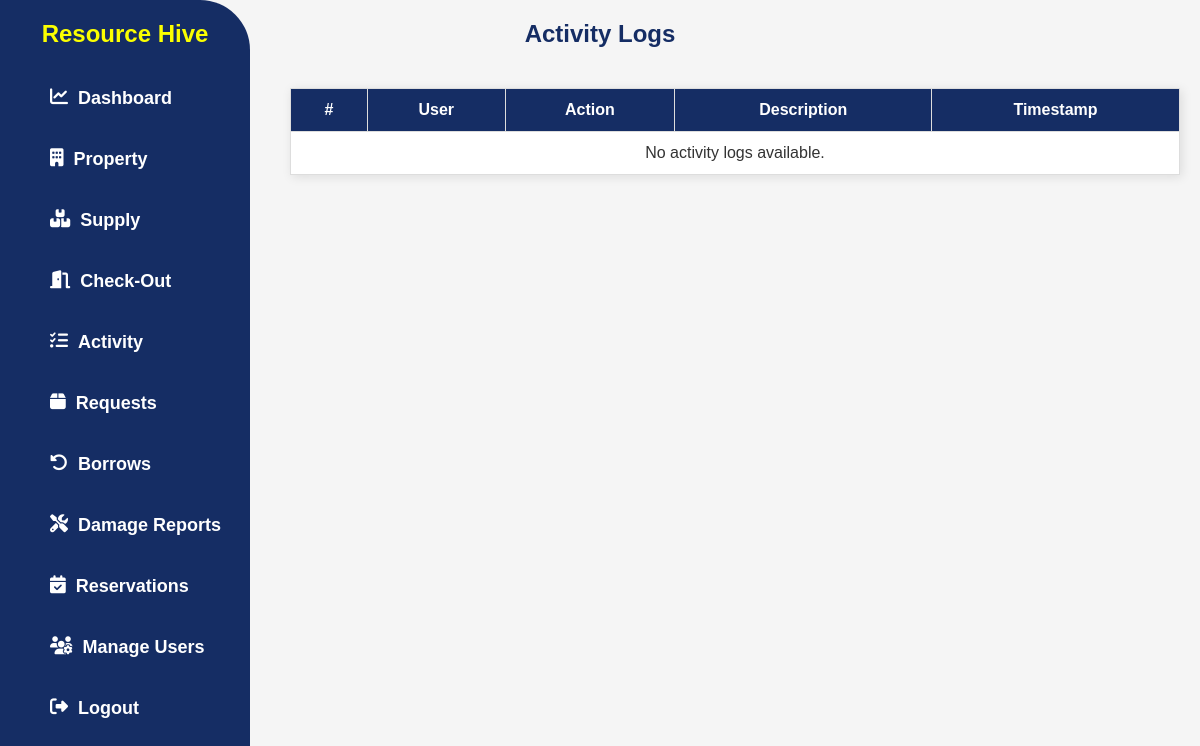
The page /activity/ on the database as committed earlier.
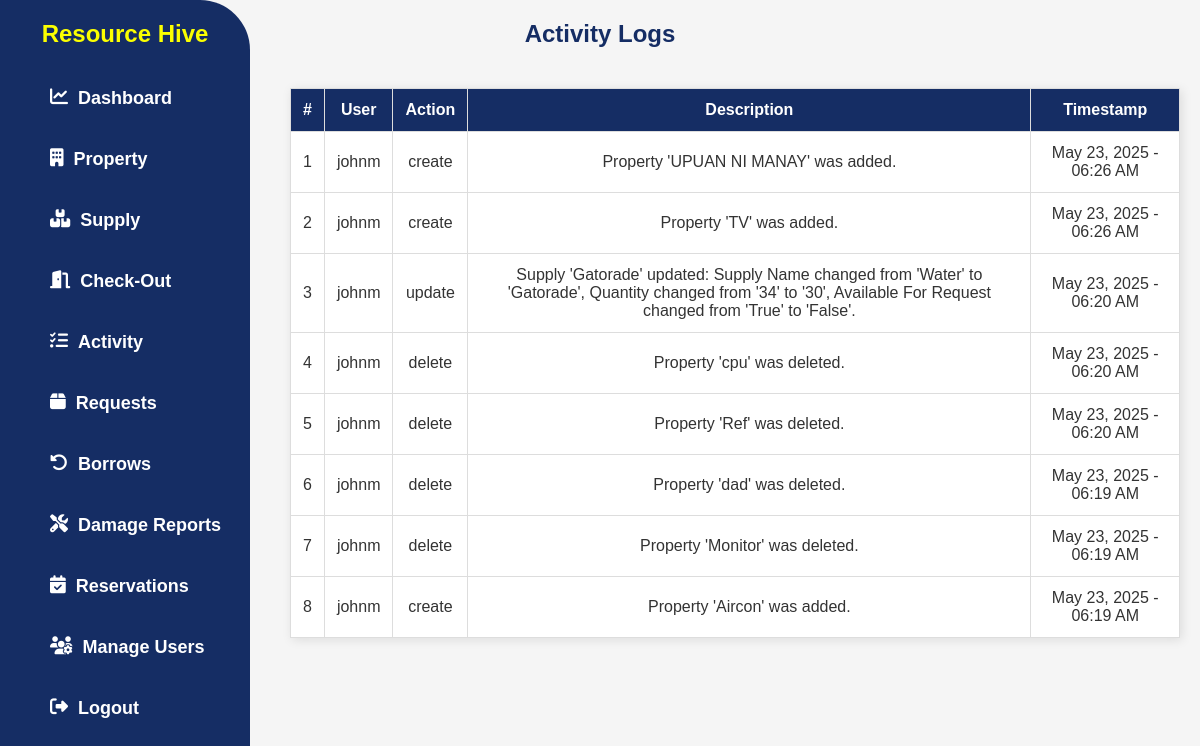
The same page on the database as committed later.
### app/models.py (models this page shows, shortened)
class ActivityLog(models.Model):
    ACTION_CHOICES = [
        ('create', 'Created'),
        ('update', 'Updated'),
        ('delete', 'Deleted'),
    ]
    user = models.ForeignKey(User, on_delete=models.SET_NULL, null=True, blank=True)
    action = models.CharField(max_length=10, choices=ACTION_CHOICES)
    model_name = models.CharField(max_length=100)
    object_repr = models.CharField(max_length=255)
    description = models.TextField(blank=True, null=True)
    timestamp = models.DateTimeField(auto_now_add=True)

### app/views.py (the view)
# urls.py: path('activity/', ActivityPageView.as_view(), name='activity'),
class ActivityPageView(ListView):
    model = ActivityLog
    template_name = 'app/activity.html'
    context_object_name = 'activitylog_list'
    ordering = ['-timestamp']

### app/templates/app/activity.html (shortened to what this page needs)
{% load static %}
<!DOCTYPE html>
<html lang="en">
<head>
    <link rel="stylesheet" href="{% static 'css/style.css' %}">
    <link rel="stylesheet" href="https://cdnjs.cloudflare.com/ajax/libs/font-awesome/6.4.2/css/all.min.css">
</head>
<body>
    {% block content %} {% include 'app/navbar.html' %}
<div class="container mt-5">
    <h2 class="mb-4">Activity Logs</h2>
    <div class="content">
        <table class="table table-bordered table-hover">
            <thead class="thead-dark">
                <tr>
                    <th>#</th>
                    <th>User</th>
                    <th>Action</th>
                    <th>Description</th>
                    <th>Timestamp</th>
                </tr>
            </thead>
            <tbody>
                {% for log in activitylog_list %}
                <tr>
                    <td>{{ forloop.counter }}</td>
                    <td>{{ log.user.username }}</td>
                    <td>{{ log.action }}</td>
                    <td>{{ log.description }}</td>
                    <td>{{ log.timestamp|date:"M d, Y - h:i A" }}</td>
                </tr>
                {% empty %}
                <tr>
                    <td colspan="5" class="text-center">No activity logs available.</td>
                </tr>
                {% endfor %}
            </tbody>
        </table>
    </div>
</div>
    {% endblock content %}
</body>
</html>

### app/templates/app/navbar.html (shortened to what this page needs)
<nav class="sidebar">
  <h1>Resource Hive</h1>
  <ul>
    <li>
      <a href="{% url 'dashboard' %}">
        <i class="fas fa-chart-line"></i> Dashboard
      </a>
    </li>
    <li>
      <a href="{% url 'property_list' %}">
        <i class="fas fa-building"></i> Property
      </a>
    </li>
    <li>
      <a href="{% url 'supply_list' %}">
        <i class="fas fa-boxes"></i> Supply
      </a>
    </li>
    <li>
      <a href="{% url 'checkout' %}">
        <i class="fas fa-door-open"></i> Check-Out
      </a>
    </li>
    <li>
      <a href="{% url 'activity' %}">
        <i class="fas fa-tasks"></i> Activity
      </a>
    </li>
    <li>
      <a href="{% url 'user_supply_requests' %}">
        <i class="fas fa-box"></i> Requests
      </a>
    </li>
    <li>
      <a href="{% url 'user_borrow_requests' %}">
        <i class="fas fa-undo-alt"></i> Borrows
      </a>
    </li>
    <li>
      <a href="{% url 'user_damage_reports' %}">
        <i class="fas fa-tools"></i> Damage Reports
      </a>
    </li>
    <li>
      <a href="{% url 'user_reservations' %}">
        <i class="fas fa-calendar-check"></i> Reservations
      </a>
    </li>
    <li>
      <a href="{% url 'manage_users' %}">
        <i class="fas fa-users-cog"></i> Manage Users
      </a>
    </li>
    <li class="logout-button">
      <a href="#" onclick="event.preventDefault(); document.getElementById('logout-form').submit();">
        <i class="fas fa-sign-out-alt"></i> Logout
      </a>
    </li>
  </ul>
</nav>

### static/css/style.css (style rules this page uses)
body { font-family: Arial, sans-serif; margin: 0; padding: 0; background-color: whitesmoke; }
h1 { text-align: center; margin-top: 20px; color: #fbff00; }
.sidebar { width: 250px; height: 100%; background-color: #152d64; border-top-right-radius: 50px; border-bottom-right-radius: 50px; position: fixed; top: 0; left: 0; }
.sidebar ul { list-style-type: none; padding: 0; }
.sidebar ul li { padding: 20px; display: flex; justify-content: left; height: 100%; padding-left: 50px; }
.sidebar ul li a { color: white; text-decoration: none; font-size: 18px; display: flex; gap: 10px; font-weight: bold; }
.content { margin-left: 270px; padding: 20px; }
h2 { text-align: center; color: #152d64; font-size: 24px; margin-bottom: 20px; }
table { width: 100%; border-collapse: collapse; background: white; box-shadow: 2px 2px 10px rgba(0, 0, 0, 0.1); }
th, td { padding: 12px; text-align: center; border: 1px solid #ddd; }
th { background-color: #152d64; color: white; font-weight: bold; }
td { color: #333; }
.content { display: flex; flex-direction: column; gap: 30px; margin-top: 0; }

Rows that differ between the two databases and show on the page:
added ActivityLog: user.username "johnm", action "create", description "Property 'UPUAN NI MANAY' was added.", timestamp "May 23, 2025 - 06:26 AM"
added ActivityLog: user.username "johnm", action "create", description "Property 'TV' was added.", timestamp "May 23, 2025 - 06:26 AM"
added ActivityLog: user.username "johnm", action "update", description "Supply 'Gatorade' updated: Supply Name changed from 'Water' to 'Gatorade', Quantity changed from '34' to '30', Available For Request changed from 'True' to 'False'.", timestamp "May 23, 2025 - 06:20 AM"
added ActivityLog: user.username "johnm", action "delete", description "Property 'cpu' was deleted.", timestamp "May 23, 2025 - 06:20 AM"
added ActivityLog: user.username "johnm", action "delete", description "Property 'Ref' was deleted.", timestamp "May 23, 2025 - 06:20 AM"
added ActivityLog: user.username "johnm", action "delete", description "Property 'dad' was deleted.", timestamp "May 23, 2025 - 06:19 AM"
added ActivityLog: user.username "johnm", action "delete", description "Property 'Monitor' was deleted.", timestamp "May 23, 2025 - 06:19 AM"
added ActivityLog: user.username "johnm", action "create", description "Property 'Aircon' was added.", timestamp "May 23, 2025 - 06:19 AM"
Other text that changed with them:
text no longer shown: "No activity logs available."
